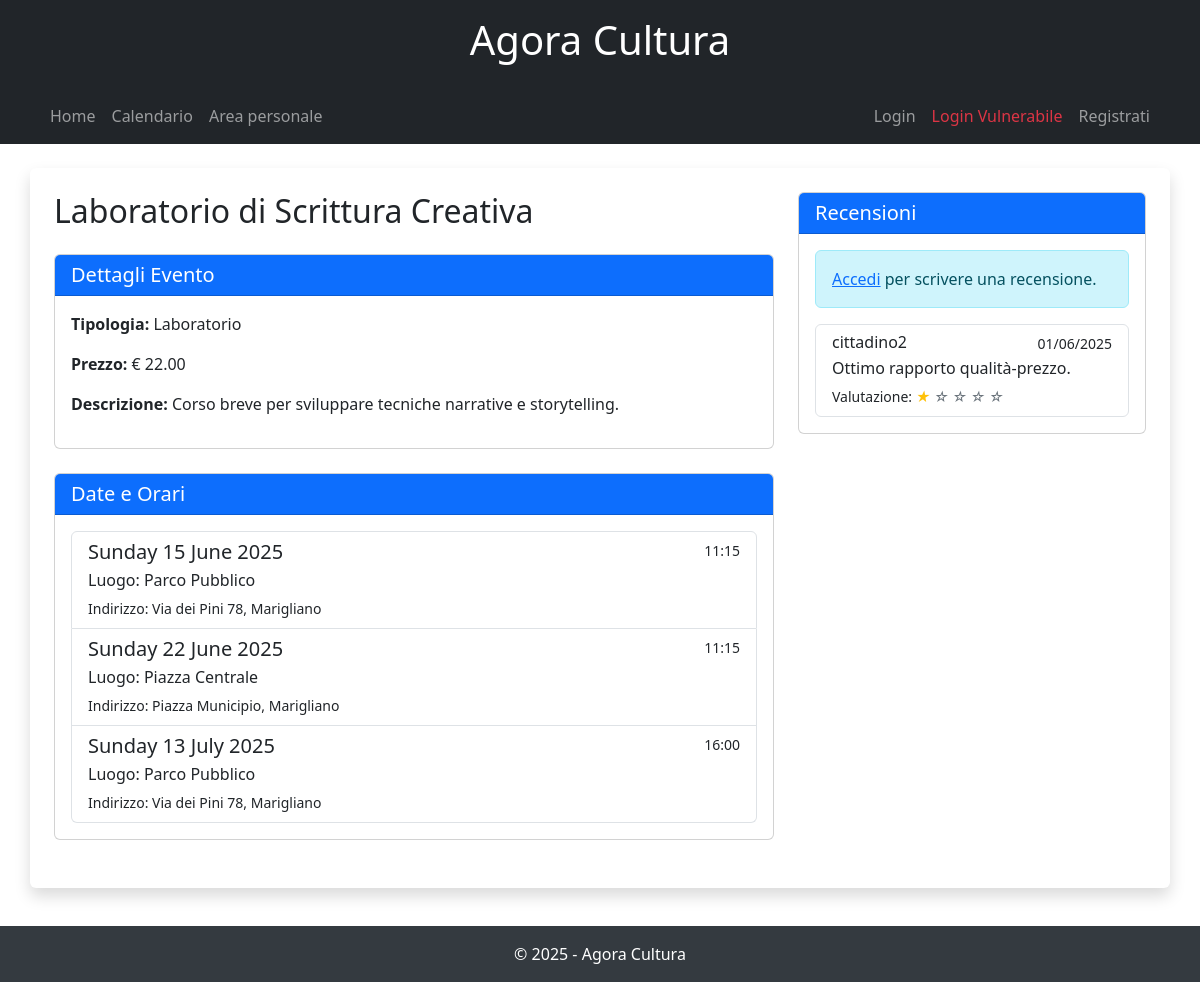
Screenshot of /evento/10/ with the database file from the repository.
### AgoraCultura/models.py (models this page shows, shortened)
class Evento(models.Model):
    titolo = models.CharField(max_length=100)
    descrizione = models.TextField()
    prezzo = models.DecimalField(max_digits=6, decimal_places=2)
    tipologia = models.CharField(max_length=100)
    evidenza = models.BooleanField(default=False)
    supervisionato = models.BooleanField(default=False)
    organizzatore = models.ForeignKey(Utente, on_delete=models.CASCADE, related_name='eventi_organizzati', null=True)
    categorie = models.ManyToManyField(Categoria, through='Associazione')

class Svolgimento(models.Model):
    evento = models.ForeignKey(Evento, on_delete=models.CASCADE)
    luogo = models.ForeignKey(Luogo, on_delete=models.CASCADE)
    data = models.DateField()
    orario = models.TimeField()
    videoprime = models.URLField(blank=True, null=True)

class Luogo(models.Model):
    nome = models.CharField(max_length=100)
    indirizzo = models.CharField(max_length=255)
    capienza = models.IntegerField()
    citta = models.CharField(max_length=100)

class Recensione(models.Model):
    utente = models.ForeignKey(Utente, on_delete=models.CASCADE)
    evento = models.ForeignKey(Evento, on_delete=models.CASCADE)
    testo = models.TextField()
    valutazione = models.IntegerField()
    data = models.DateField(auto_now_add=True)
    class Meta:
        unique_together = ('utente', 'evento')

class Utente(AbstractUser):
    RUOLI = (
        ('Cittadino', 'Cittadino'),
        ('Organizzatore', 'Organizzatore'),
        ('Amministratore', 'Amministratore'),
    )
    ruolo = models.CharField(max_length=20, choices=RUOLI)

### AgoraCultura/views.py (the view)
# urls.py: path('evento/<int:evento_id>/', views.dettaglio_evento, name='dettaglio_evento'),
def dettaglio_evento(request, evento_id):
    if request.user.is_authenticated:
        if request.user.ruolo == 'Organizzatore' and 'organizzatore_email' not in request.session:
            return redirect('login')
        elif request.user.ruolo == 'Amministratore' and 'amministratore_email' not in request.session:
            return redirect('login')
    evento = get_object_or_404(Evento, pk=evento_id)
    svolgimenti = Svolgimento.objects.filter(evento=evento).order_by('data', 'orario')
    recensioni = Recensione.objects.filter(evento=evento)
    return render(request, 'dettaglio_evento.html', {
        'evento': evento,
        'svolgimenti': svolgimenti,
        'recensioni': recensioni
    })

### templates/dettaglio_evento.html (shortened to what this page needs)
{% extends 'base.html' %}
{% block content %}
<div class="row">
    <div class="col-md-8">
        <h2 class="mb-4">{{ evento.titolo }}</h2>
        <div class="card mb-4">
            <div class="card-header bg-primary text-white">
                <h5 class="mb-0">Dettagli Evento</h5>
            </div>
            <div class="card-body">
                <p><strong>Tipologia:</strong> {{ evento.tipologia }}</p>
                <p><strong>Prezzo:</strong> € {{ evento.prezzo }}</p>
                <p><strong>Descrizione:</strong> {{ evento.descrizione }}</p>
            </div>
        </div>
        <div class="card mb-4">
            <div class="card-header bg-primary text-white">
                <h5 class="mb-0">Date e Orari</h5>
            </div>
            <div class="card-body">
                <div class="list-group">
                    {% for svolgimento in svolgimenti %}
                        <div class="list-group-item">
                            <div class="d-flex w-100 justify-content-between">
                                <h5 class="mb-1">{{ svolgimento.data|date:"l d F Y" }}</h5>
                                <small>{{ svolgimento.orario|time:"H:i" }}</small>
                            </div>
                            <p class="mb-1">Luogo: {{ svolgimento.luogo.nome }}</p>
                            <small>Indirizzo: {{ svolgimento.luogo.indirizzo }}, {{ svolgimento.luogo.citta }}</small>
                        </div>
                    {% empty %}
                        <div class="list-group-item">Nessuna data disponibile.</div>
                    {% endfor %}
                </div>
            </div>
        </div>
    </div>
    <div class="col-md-4">
        <div class="card mb-4">
            <div class="card-header bg-primary text-white">
                <h5 class="mb-0">Recensioni</h5>
            </div>
            <div class="card-body">
                {% if user.is_authenticated and user.ruolo != 'Organizzatore' %}
                    <a href="{% url 'recensione_evento' evento.id %}" class="btn btn-primary mb-3">Scrivi una recensione</a>
                {% elif not user.is_authenticated %}
                    <div class="alert alert-info mb-3">
                        <a href="{% url 'login' %}">Accedi</a> per scrivere una recensione.
                    </div>
                {% elif user.ruolo == 'Organizzatore' %}
                    <div class="alert alert-warning mb-3">
                        Gli organizzatori non possono lasciare recensioni.
                    </div>
                {% endif %}
                {% if recensioni %}
                    <div class="list-group">
                        {% for recensione in recensioni %}
                            <div class="list-group-item">
                                <div class="d-flex w-100 justify-content-between">
                                    <h6 class="mb-1">{{ recensione.utente.username }}</h6>
                                    <small>{{ recensione.data|date:"d/m/Y" }}</small>
                                </div>
                                <p class="mb-1">{{ recensione.testo }}</p>
                                <small>Valutazione:
                                    {% for i in "12345" %}
                                        {% if forloop.counter <= recensione.valutazione %}
                                            <i class="text-warning">★</i>
                                        {% else %}
                                            <i class="text-secondary">☆</i>
                                        {% endif %}
                                    {% endfor %}
                                </small>
                            </div>
                        {% endfor %}
                    </div>
                {% else %}
                    <div class="alert alert-light">
                        Nessuna recensione disponibile.
                    </div>
                {% endif %}
            </div>
        </div>
    </div>
</div>
{% endblock %}

### templates/base.html (style rules this page uses)
body { padding-bottom: 70px; }

### rows the page displays
Evento: titolo "Laboratorio di Scrittura Creativa", tipologia "Laboratorio", prezzo "22.00", descrizione "Corso breve per sviluppare tecniche narrative e storytelling."
Svolgimento: data "Sunday 15 June 2025", orario "11:15", luogo.nome "Parco Pubblico", luogo.indirizzo "Via dei Pini 78", luogo.citta "Marigliano"
Svolgimento: data "Sunday 22 June 2025", orario "11:15", luogo.nome "Piazza Centrale", luogo.indirizzo "Piazza Municipio", luogo.citta "Marigliano"
Svolgimento: data "Sunday 13 July 2025", orario "16:00", luogo.nome "Parco Pubblico", luogo.indirizzo "Via dei Pini 78", luogo.citta "Marigliano"
Recensione: utente.username "cittadino2", data "01/06/2025", testo "Ottimo rapporto qualità-prezzo.", valutazione 1 (drawn)
